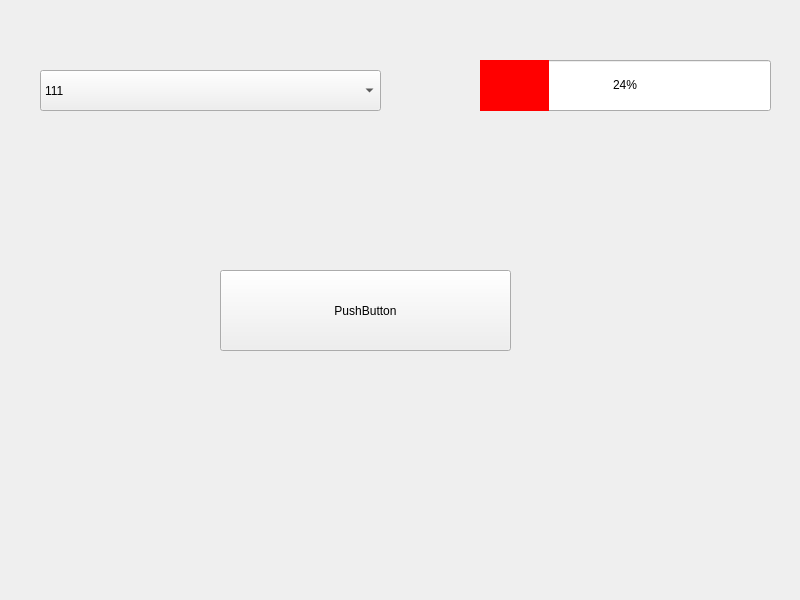
<?xml version="1.0" encoding="UTF-8"?>
<ui version="4.0">
 <class>Widget</class>
 <widget class="QWidget" name="Widget">
  <property name="geometry">
   <rect>
    <x>0</x>
    <y>0</y>
    <width>800</width>
    <height>600</height>
   </rect>
  </property>
  <property name="windowTitle">
   <string>Widget</string>
  </property>
  <property name="styleSheet">
   <string notr="true">QProgressBar::chunk{background-color:#FF0000}</string>
  </property>
  <widget class="QComboBox" name="comboBox">
   <property name="geometry">
    <rect>
     <x>40</x>
     <y>70</y>
     <width>341</width>
     <height>41</height>
    </rect>
   </property>
   <item>
    <property name="text">
     <string>111</string>
    </property>
   </item>
   <item>
    <property name="text">
     <string>222</string>
    </property>
   </item>
   <item>
    <property name="text">
     <string>333</string>
    </property>
   </item>
  </widget>
  <widget class="QProgressBar" name="progressBar">
   <property name="geometry">
    <rect>
     <x>480</x>
     <y>60</y>
     <width>291</width>
     <height>51</height>
    </rect>
   </property>
   <property name="value">
    <number>24</number>
   </property>
   <property name="alignment">
    <set>Qt::AlignCenter</set>
   </property>
  </widget>
  <widget class="QPushButton" name="pushButton">
   <property name="geometry">
    <rect>
     <x>220</x>
     <y>270</y>
     <width>291</width>
     <height>81</height>
    </rect>
   </property>
   <property name="text">
    <string>PushButton</string>
   </property>
  </widget>
 </widget>
 <resources/>
 <connections/>
</ui>
